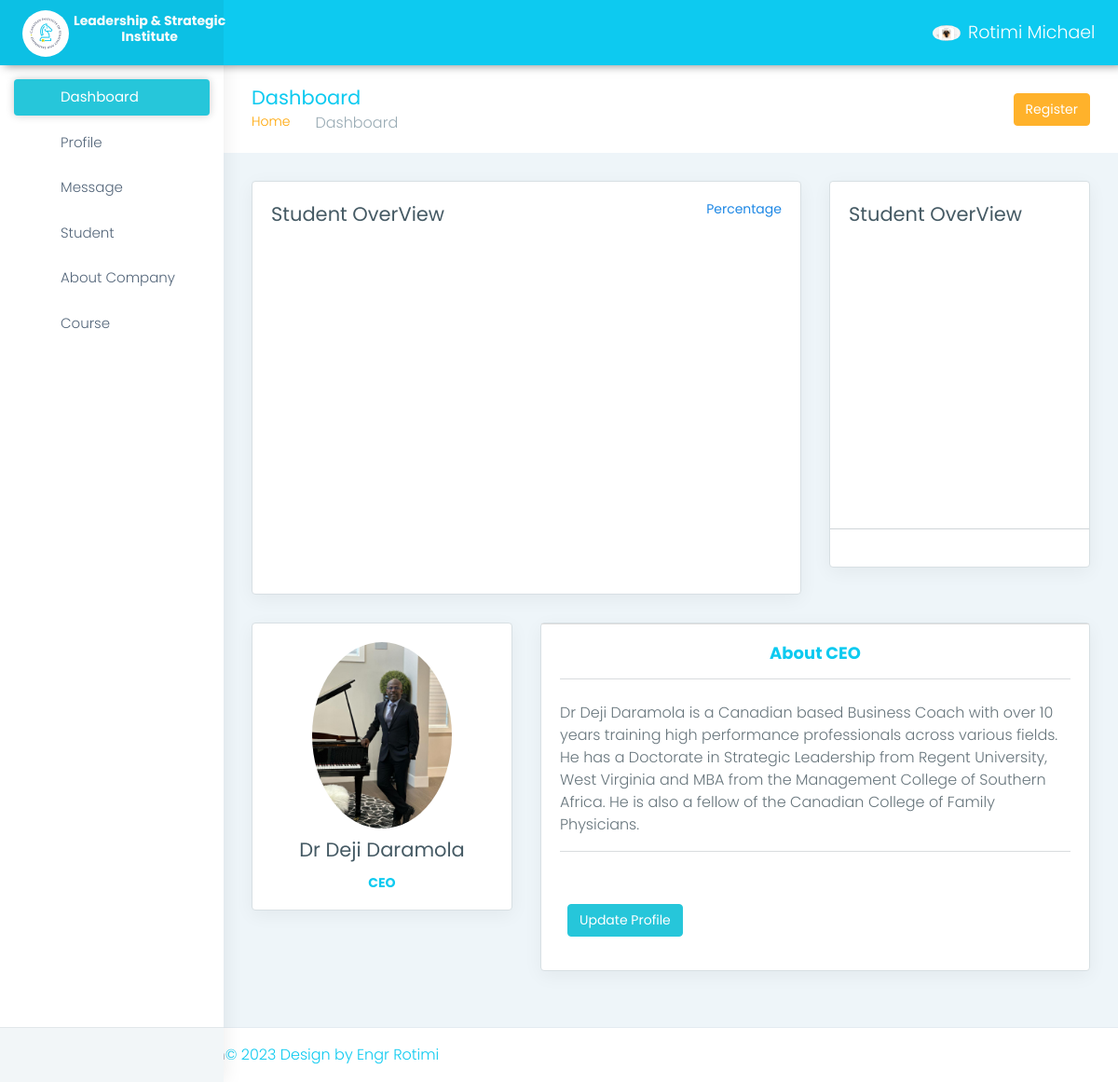
Page /dashboard (signed in) on the committed database.
### leadershipApp/models.py (models this page shows, shortened)
class CustomUser(AbstractBaseUser, PermissionsMixin):
    email = models.EmailField(unique=True, max_length=254, blank=True)
    image = models.ImageField(upload_to='media' , blank=True)
    phone = models.CharField(max_length=225, blank=True)
    first_name = models.CharField(max_length=30, blank=True)
    last_name = models.CharField(max_length=30, blank=True)
    is_active = models.BooleanField(default=True, blank=True)
    is_staff = models.BooleanField(default=False, blank=True)
    date_joined = models.DateTimeField(auto_now=True , blank=True)
    USERNAME_FIELD = 'email'
    REQUIRED_FIELDS = []
    objects = CustomUserManager()

class Ceo(models.Model):
    name = models.CharField(max_length=225)
    description = models.TextField(max_length=1000)
    image = models.ImageField(upload_to='media')

### leadershipApp/views.py (the view)
# urls.py: path('dashboard', views.dashboard, name='dashboard'),
@login_required
def dashboard(request):
    students = StudentRecord.objects.all()
    data = {record.month: record.value for record in students}
    json_data = json.dumps(data, cls=DjangoJSONEncoder)
    dashboards = Ceo.objects.all()
    profile = request.user
    return render(request, 'index.html', {'dashboards': dashboards, 'data': json_data, 'profile':profile})

### leadershipApp/templates/index.html (shortened to what this page needs)
<!DOCTYPE html>
{% load static %}
<html dir="ltr" lang="en">
<head>
    <link href="{% static 'assets/plugins/chartist-js/dist/chartist.min.css' %}" rel="stylesheet">
    <link href="{% static 'css/style.min.css' %}" rel="stylesheet">
</head>
<body>
    <div id="main-wrapper" data-layout="vertical" data-navbarbg="skin6" data-sidebartype="full"
        data-sidebar-position="absolute" data-header-position="absolute" data-boxed-layout="full">
        <header class="topbar" data-navbarbg="skin6" style="background-color: #0dcaf0;">
            <nav class="navbar top-navbar navbar-expand-md navbar-dark">
                <div class="navbar-header" data-logobg="skin6"  >
                    <a class="navbar-brand ms-4" href="">
                        <b class="logo-icon">
                            <img src="{% static 'assets/images/mike.jpg' %}" alt="homepage" class="dark-logo" width="50px" height="50px" style="border-radius: 100%;"/>
                        </b>
                        <span class="logo-text">
                           <h6 style="color: rgb(252, 251, 251);">Leadership & Strategic <br> <span> Institute</span></h6>
                        </span>
                    </a>
                </div>
                <div class="navbar-collapse collapse" id="navbarSupportedContent" data-navbarbg="skin5">
                    <ul class="navbar-nav me-auto mt-md-0 ">
                        <li class="nav-item search-box">
                            <a class="nav-link text-muted" href="javascript:void(0)"><i class="ti-search"></i></a>
                        </li>
                    </ul>
                    <ul class="navbar-nav">
                        {% if user.is_authenticated %}
                        <li class="nav-item dropdown">
                            <a class="nav-link dropdown-toggle text-muted waves-effect waves-dark" href="#" id="navbarDropdown" role="button"
                                data-bs-toggle="dropdown" aria-expanded="false">
                                <img src="{{profile.image.url}}" alt="user" class="profile-pic me-2">{{profile.first_name}} {{profile.last_name}}
                            </a>
                        </li>
                        {% else %}
                        <li class="nav-item">
                            <a class="nav-link text-muted waves-effect waves-dark" href="{% url 'login' %}">Login</a>
                        </li>
                        {% endif %}
                    </ul>
                </div>
            </nav>
        </header>
        <aside class="left-sidebar" data-sidebarbg="skin6">
            <div class="scroll-sidebar">
                <nav class="sidebar-nav">
                    <ul id="sidebarnav">
                        <li class="sidebar-item"> <a class="sidebar-link waves-effect waves-dark sidebar-link"
                                href="{% url 'dashboard' %}" aria-expanded="false"><i class="mdi me-2 mdi-gauge"></i><span
                                    class="hide-menu">Dashboard</span></a></li>
                        <li class="sidebar-item"> <a class="sidebar-link waves-effect waves-dark sidebar-link"
                                href="{% url 'profile' %}" aria-expanded="false">
                                <i class="mdi me-2 mdi-account-check"></i><span class="hide-menu">Profile</span></a>
                        </li>
                        <li class="sidebar-item"> <a class="sidebar-link waves-effect waves-dark sidebar-link"
                                href="{% url 'message' %}" aria-expanded="false"><i class="mdi me-2 mdi-table"></i><span
                                    class="hide-menu">Message</span></a></li>
                        <li class="sidebar-item"> <a class="sidebar-link waves-effect waves-dark sidebar-link"
                                href="{% url 'student' %}" aria-expanded="false"><i
                                    class="mdi me-2 mdi-emoticon"></i><span class="hide-menu">Student</span></a></li>
                        <li class="sidebar-item"> <a class="sidebar-link waves-effect waves-dark sidebar-link"
                                href="{% url 'about' %}" aria-expanded="false"><i class="mdi me-2 mdi-earth"></i><span
                                    class="hide-menu">About Company</span></a></li>
                        <li class="sidebar-item"> <a class="sidebar-link waves-effect waves-dark sidebar-link"
                                href="{% url 'admin_course' %}" aria-expanded="false"><i
                                    class="mdi me-2 mdi-book-open-variant"></i><span class="hide-menu">Course</span></a>
                        </li>
                    </ul>
                </nav>
            </div>
            <div class="sidebar-footer">
                <div class="row">
                    <div class="col-4 link-wrap">
                        <a href="https://www.facebook.com/cisl.institute" class="link" data-toggle="tooltip" title="" data-original-title="Settings" target="_blank"><i
                                class="mdi mdi-facebook"></i></a>
                    </div>
                    <div class="col-4 link-wrap">
                        <a href="mailto:leadershipdiary20@gmail.com" class="link" data-toggle="tooltip" title="" data-original-title="Email"><i
                                class="mdi mdi-gmail"></i></a>
                    </div>
                    <div class="col-4 link-wrap">
                        <a href="{% url 'logout' %}" class="link" data-toggle="tooltip" title="" data-original-title="Logout"><i
                                class="mdi mdi-power"></i></a>
                    </div>
                </div>
            </div>
        </aside>
        <div class="page-wrapper">
            <div class="page-breadcrumb">
                <div class="row align-items-center">
                    <div class="col-md-6 col-8 align-self-center">
                        <h3 class="page-title mb-0 p-0" style="color: #0dcaf0;">Dashboard</h3>
                        <div class="d-flex align-items-center">
                            <nav aria-label="breadcrumb">
                                <ol class="breadcrumb">
                                    <li class="breadcrumb-item"><a href="#" style="color: orange;">Home</a></li>
                                    <li class="breadcrumb-item active" aria-current="page">Dashboard</li>
                                </ol>
                            </nav>
                        </div>
                    </div>
                    <div class="col-md-6 col-4 align-self-center">
                        <div class="text-end upgrade-btn">
                            <a href="{% url 'register' %}"
                                class="btn btn-warning d-none d-md-inline-block text-white" target="_blank">Register</a>
                        </div>
                    </div>
                </div>
            </div>
            <div class="container-fluid">
                <div class="row">
                    <div class="col-lg-8">
                        <div class="card">
                            <div class="card-body">
                                <div class="row">
                                    <div class="col-12">
                                        <div class="d-flex flex-wrap align-items-center">
                                            <div>
                                                <h3 class="card-title">Student OverView</h3>
                                            </div>
                                            <div class="ms-lg-auto mx-sm-auto mx-lg-0">
                                                <ul class="list-inline d-flex">
                                                    <li>
                                                        <h6 class="text-info"><i
                                                                class="fa fa-circle font-10 me-2"></i>Percentage</h6>
                                                    </li>
                                                </ul>
                                            </div>
                                        </div>
                                    </div>
                                    <div class="col-12">
                                        <div class="amp-pxl" style="height: 360px;">
                                        </div>
                                    </div>
                                </div>
                            </div>
                        </div>
                    </div>
                    <div class="col-lg-4">
                        <div class="card">
                            <div class="card-body">
                                <h3 class="card-title">Student OverView</h3>
                                <div id="visitor"
                                    style="height: 290px; width: 100%; max-height: 290px; position: relative;"
                                    class="c3">
                                </div>
                            </div>
                            <div>
                                <hr class="mt-0 mb-0">
                            </div>
                             <div class="card-body text-center ">
                            </div>
                        </div>
                    </div>
                </div>
                <div class="row">
                    {% for dashboard in dashboards %}
                    <div class="col-lg-4 col-xlg-3 col-md-5">
                        <div class="card">
                            <div class="card-body profile-card">
                                <center>
                                    {% if dashboard.image %}
                                    <img src="{{dashboard.image.url}}"
                                        class="rounded-circle" width="150" />
                                        {% endif %}
                                    <h4 class="card-title mt-2">{{dashboard.name}}</h4>
                                    <h6  class="mb-0" class="card-subtitle" style="color: #0dcaf0;">CEO</h6>
                                </center>
                            </div>
                        </div>
                    </div>
                    {% endfor %}
                    <div class="col-lg-8 col-xlg-9">
                        <div class="card">
                            <ul class="nav nav-tabs profile-tab" role="tablist">
                            </ul>
                              {% for dashboard in dashboards %}
                                <div class="tab-pane" id="profile" role="tabpanel">
                                    <div class="card-body">
                                        <h4  class="mb-0" class="card-subtitle" style="color: #0dcaf0; text-align: center;">About CEO</h4>
                                        <hr>
                                        <p class="mt-4">{{dashboard.description}}</p>
                                        <hr>
                                    </div>
                                </div>
                                 <div class="tab-pane" id="settings" role="tabpanel">
                                    <div class="card-body">
                                        <form class="form-horizontal form-material mx-2">
                                        <div class="form-group">
                                            <div class="col-sm-12">
                                                <a class="btn btn-success text-white" href="{% url 'editAbout' dashboard.id %}">
                                                    Update Profile
                                                </a>
                                             </div>
                                        </div>
                                        </form>
                                    </div>
                                </div>
                                 {% endfor %}
                            </div>
                        </div>
                    </div>
                </div>
            </div>
            <footer class="footer">© 2023 LeadershipPro Admin<a href="https://michaelpenetraliahub.github.io/Portfolio/" target="_blank" style="color: #0dcaf0;">© 2023 Design by  Engr Rotimi</a>
            </footer>
        </div>
</body>
</html>

### rows in the picture
CustomUser: image (picture), first_name "Rotimi", last_name "Michael"
Ceo: image (picture), name "Dr Deji Daramola", description "Dr Deji Daramola is a Canadian based Business Coach with over 10 years training high performance professionals across various fields. He has a Doctorate in Strategic Leadership from Regent University, West Virginia and MBA from the Management College of Southern Africa. He is also a fellow of the Canadian College of Family Physicians."
